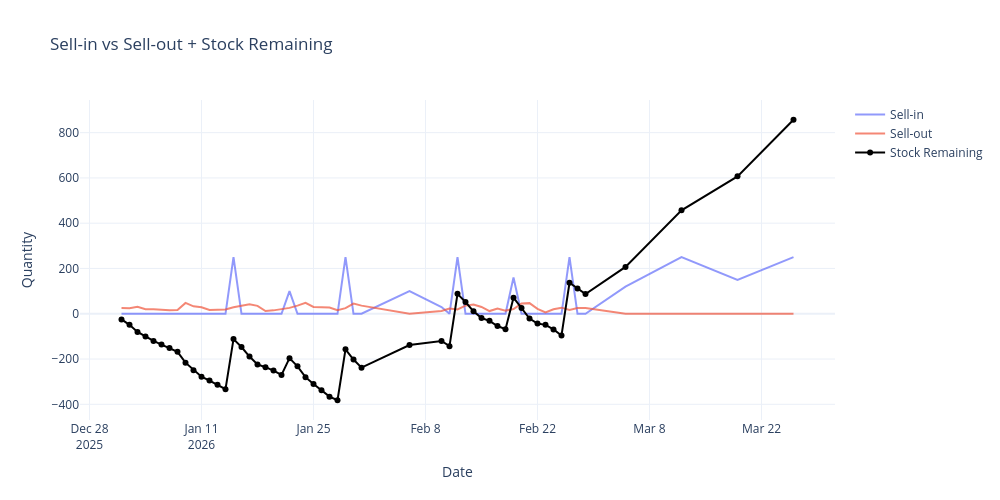

The code cell stored with this chart in its notebook:
### Code cell
plot_with_stock_remaining(
    df_sellin,
    df_sellout,
    customer_code="0011t000011b5TiAAI",
    sku_code="a0U1t000002PXlqEAG",
)
